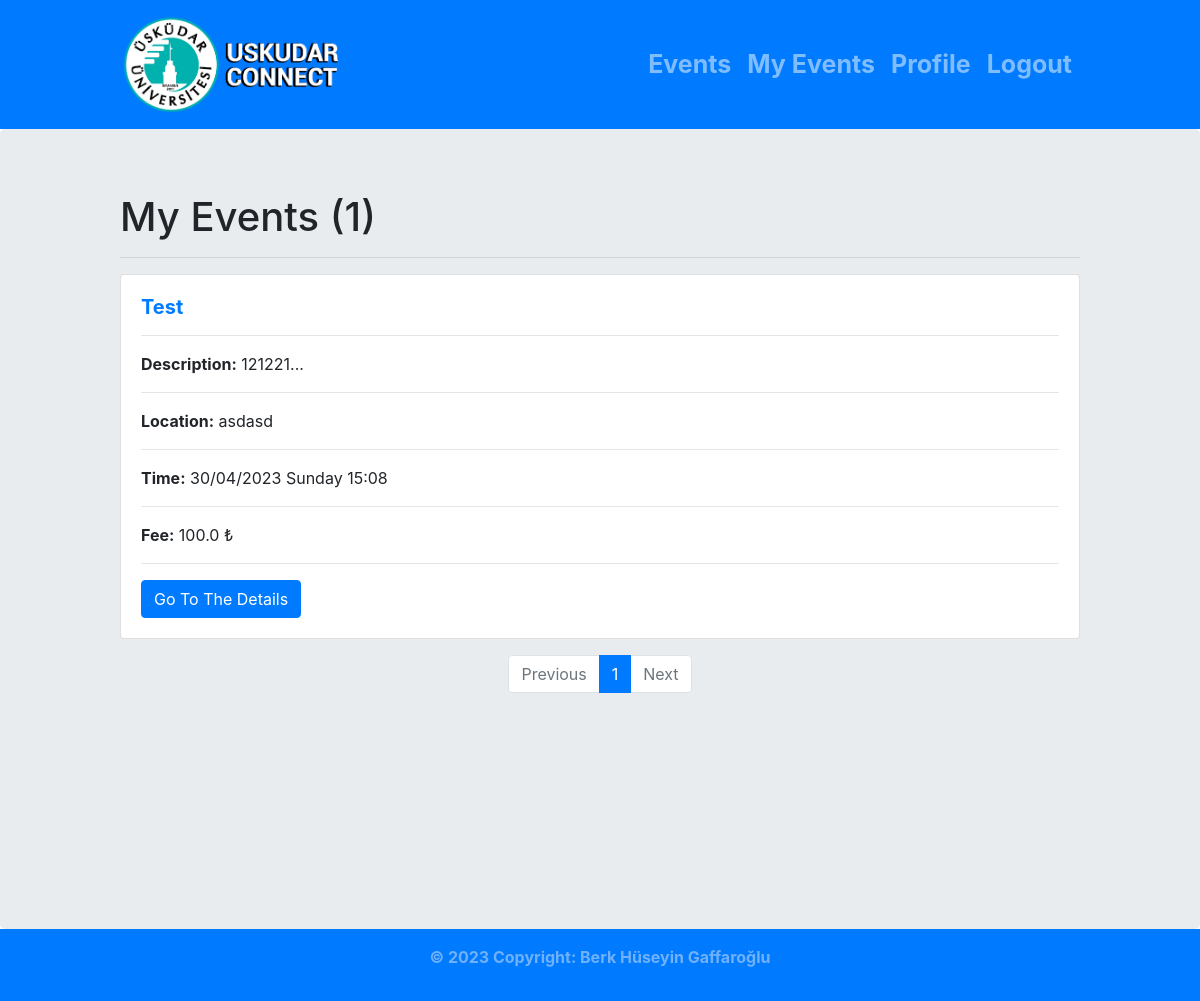
Page /my-events/ (signed in) on the committed database.
### events/models.py (models this page shows, shortened)
class Event(models.Model):
    title = models.CharField(max_length=100)
    description = models.TextField(blank=True)
    location = models.TextField()
    price = models.FloatField(blank=True, default=0)
    time = models.DateTimeField(validators=[validate_datetime])
    users = models.ManyToManyField(User, related_name='events_attending')
    created_by = models.ForeignKey(User, on_delete=models.CASCADE, related_name='created_events', blank=True, default="", null=True)
    maximum_people = models.IntegerField(blank=True, default=3)

### events/views.py (the view)
# urls.py: path('my-events/', my_events , name='my-events'),
@login_required
def my_events(request):
    events = Event.objects.filter(users=request.user).order_by('-time')
    events_attending = Event.objects.filter(users=request.user)
    paginator = Paginator(events, EVENT_PER_PAGE)
    page = request.GET.get('page')
    events = paginator.get_page(page)
    return render(request, 'events/my_events.html', {'events': events, 'PAGE_PER_PAGE':PAGE_PER_PAGE,'events_attending': events_attending})

### templates/events/my_events.html (shortened to what this page needs)
{% extends "base.html" %}
{% block content %}
<h1>My Events ({{events|length}})</h1><hr/>
{% if events %}
  {% for event in events %}
    <div class="card mb-3">
        <div class="card-body">
          <a href="{% url 'event-detail' pk=event.pk %}"><h5 class="card-title"><b>{{event.title|title}} {% if event.old_post %}<span class="badge badge-secondary"><i class="fa-solid fa-skull"></i> Old Event</span>{% endif %}</b></h5></a>
          <hr/>
          <p class="card-text"><b>Description:</b> {{event.description|truncatechars:200|add:'...'}}</p>
          <hr/>
          <p class="card-text"><b>Location:</b> {{event.location}}</p>
          <hr/>
          <p class="card-text"><b>Time:</b> {{event.time|date:"j/m/Y l H:i" }}</p>
          <hr/>
          <p class="card-text"><b>Fee:</b> {{event.price}} ₺</p>
          <hr/>
          <a href="{% url 'event-detail' pk=event.pk %}" class="btn btn-primary">Go To The Details</a>
        </div>
      </div>
  {% endfor %}
<nav style="text-align:center;">
  <ul class="pagination justify-content-center">
    {% if events.has_previous %}
      <li class="page-item"><a class="page-link" href="?page={{ events.previous_page_number }}">Previous</a></li>
    {% else %}
      <li class="page-item disabled"><a class="page-link" href="#">Previous</a></li>
    {% endif %}
    {% for num in events.paginator.page_range %}
      {% if num == events.number %}
        <li class="page-item active">
          <a class="page-link" href="?page={{ num }}">{{ num }} <span class="sr-only">(current)</span></a>
        </li>
        {% elif num > events.number|add:-5 and num < events.number|add:5 %}
        <li class="page-item">
          <a class="page-link" href="?page={{ num }}">{{ num }}</a>
        </li>
      {% endif %}
    {% endfor %}
    {% if events.has_next %}
    <li class="page-item"><a class="page-link" href="?page={{ events.next_page_number }}">Next</a></li>
    {% else %}
    <li class="page-item disabled"><a class="page-link" href="#">Next</a></li>
    {% endif %}
    </ul>
  </nav>
{% else %}
There is nothing yet.
{% endif %}
{% endblock content %}

### rows in the picture
Event: title "Test", description|add "121221...", location "asdasd", time "30/04/2023 Sunday 15:08", price "100.0"

### other values in the picture
{{ events|length }} "1"
{{ num }} "1"
